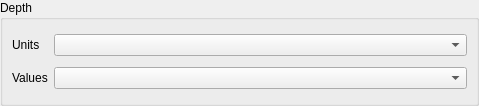
<?xml version="1.0" encoding="UTF-8"?>
<ui version="4.0">
 <class>output_options_base</class>
 <widget class="QWidget" name="output_options_base">
  <property name="geometry">
   <rect>
    <x>0</x>
    <y>0</y>
    <width>479</width>
    <height>106</height>
   </rect>
  </property>
  <property name="windowTitle">
   <string>QQuake</string>
  </property>
  <layout class="QVBoxLayout" name="verticalLayout">
   <property name="leftMargin">
    <number>0</number>
   </property>
   <property name="topMargin">
    <number>0</number>
   </property>
   <property name="rightMargin">
    <number>0</number>
   </property>
   <property name="bottomMargin">
    <number>0</number>
   </property>
   <item>
    <widget class="QGroupBox" name="groupBox">
     <property name="title">
      <string>Depth</string>
     </property>
     <layout class="QGridLayout" name="gridLayout" columnstretch="0,1">
      <item row="1" column="1">
       <widget class="QComboBox" name="depth_values_combo_box"/>
      </item>
      <item row="0" column="1">
       <widget class="QComboBox" name="depth_unit_combo_box"/>
      </item>
      <item row="1" column="0">
       <widget class="QLabel" name="label_2">
        <property name="text">
         <string>Values</string>
        </property>
       </widget>
      </item>
      <item row="0" column="0">
       <widget class="QLabel" name="label">
        <property name="text">
         <string>Units</string>
        </property>
       </widget>
      </item>
     </layout>
    </widget>
   </item>
  </layout>
 </widget>
 <resources/>
 <connections/>
</ui>
